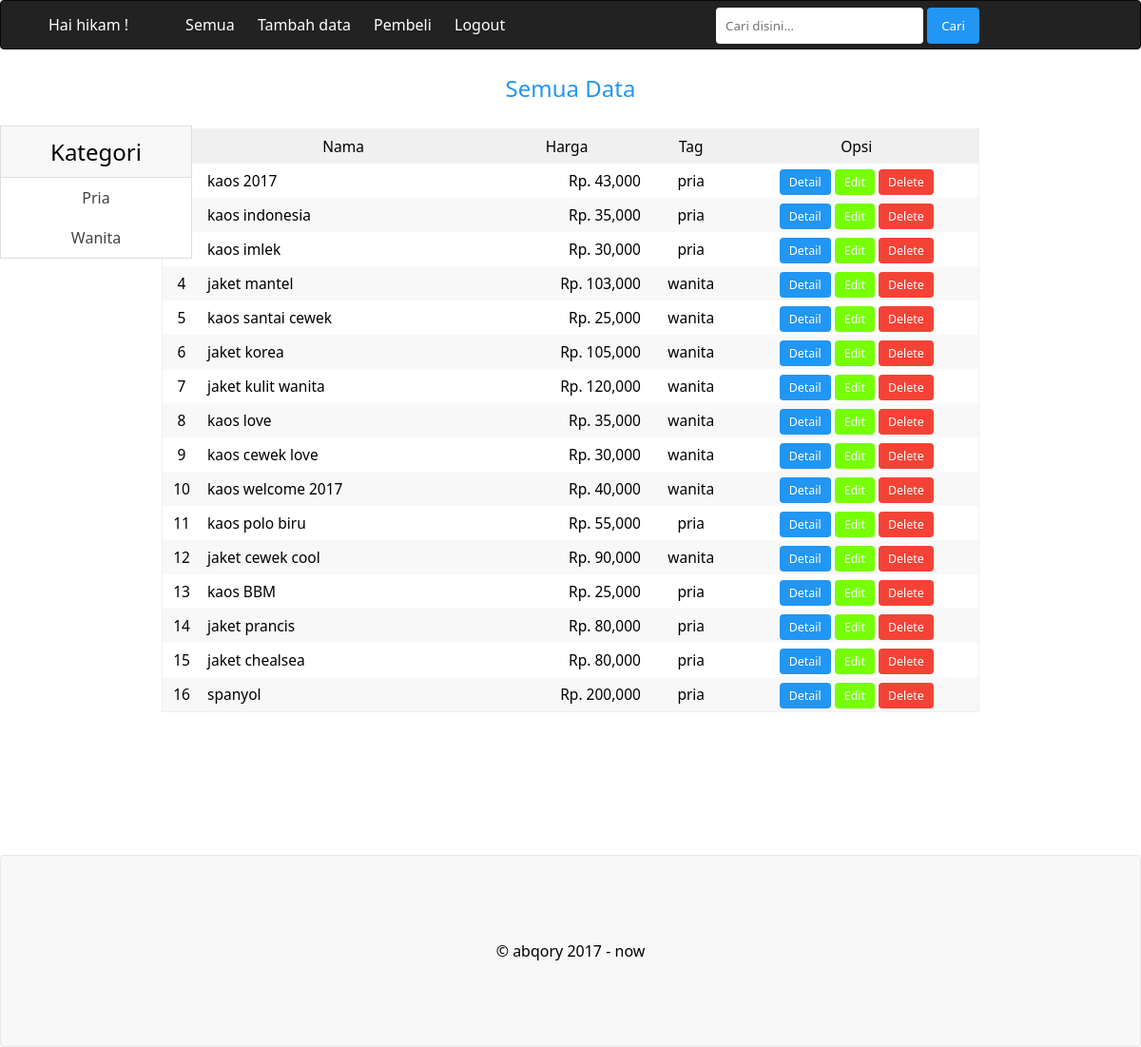
Screenshot of /admin/index.php (signed in) with the database file from the repository.
### tables this page shows
CREATE TABLE `produk` (
  `id` int(11) NOT NULL,
  `nama` varchar(255) NOT NULL,
  `isi` text NOT NULL,
  `gambar` varchar(255) NOT NULL,
  `harga` int(13) NOT NULL,
  `tag` varchar(11) NOT NULL,
  `waktu` timestamp NOT NULL DEFAULT CURRENT_TIMESTAMP ON UPDATE CURRENT_TIMESTAMP
);

### admin/theme/fungsi.php (called while the page is built, shortened)
<?php
$conn = mysqli_connect('localhost','root','','datapro');
function produk(){
	$query = "SELECT * FROM produk ORDER BY waktu DESC";
	return result($query);
}
function result($query){
	global $conn;
	if($result = mysqli_query($conn,$query)){
		return $result;
	}
}
 ?>

### admin/index.php (the view, shortened to what this page needs)
<?php
require_once 'theme/view.php';
$produk= produk();
 ?>
<div class="konten">
<div class="label">Semua Data</div> <br>
	<div class="dashboard">
		<table>
			<thead>
				<tr>
					<td width="40">No</td>
					<td width="300">Nama</td>
					<td width="170">Harga</td>
					<td>Tag</td>
					<td>Opsi</td>
				</tr>
			</thead>
			<tbody>
<?php
$no = 0;
while($row = mysqli_fetch_assoc($produk)){
$no++;
	?>
				<tr>
					<td align="center"><?= $no ?></td>
					<td><?= $row['nama'] ?></td>
					<td align="right">Rp. <?= number_format($row['harga']) ?></td>
					<td align="center"><?= $row['tag'] ?></td>
					<td align="center">
						<a href="detail.php?id=<?= $row['id']; ?>" class="blue">Detail</a>
						<a href="edit.php?id=<?= $row['id']; ?>" class="green">Edit</a>
						<a href="delete.php?id=<?= $row['id']; ?>" class="red">Delete</a>
					</td>
				</tr>
<?php } ?>
			</tbody>
		</table>
	</div>
</div>

### admin/theme/style.css (style rules this page uses)
* { margin: 0; padding: 0; font-family: "Segoe UI", sans-serif; max-width: 100% !important; }
body { font-size: 16px; background-color: #fff; }
a { text-decoration: none; }
.konten { width: 860px; margin: 0 auto; }
.label { font-weight: normal; margin: 0px 0px 0px 0px; padding: 4px; font-size: 1.5em; display: block; text-align: center; color: #2196f3; margin-bottom: 0px; }
.dashboard { width: 100%; margin-bottom: 20px; background-color: white; }
.dashboard a { color: #fff; padding: 5px 10px; font-size: 0.8em; border-radius: 4px; }
.blue { background-color: #2196f3; }
.green { background-color: #76FF03; }
.red { background-color: #F44336; }
.dashboard table { width: 100%; border: 1px solid #f0f0f0; border-spacing: 0; box-sizing: border-box; font-size: 0.97em; }
.dashboard table thead { background-color: #f0f0f0; text-align: center; }
.dashboard table thead td { padding: 7px; box-sizing: border-box; }
.dashboard table tbody td { padding: 7px; }
.dashboard table tbody tr:nth-child(even) { background-color: #f8f8f8; }

### rows the page displays
produk: nama "kaos 2017", harga "43,000", tag "pria"
produk: nama "kaos indonesia", harga "35,000", tag "pria"
produk: nama "kaos imlek", harga "30,000", tag "pria"
produk: nama "jaket mantel", harga "103,000", tag "wanita"
produk: nama "kaos santai cewek", harga "25,000", tag "wanita"
produk: nama "jaket korea", harga "105,000", tag "wanita"
produk: nama "jaket kulit wanita", harga "120,000", tag "wanita"
produk: nama "kaos love", harga "35,000", tag "wanita"
produk: nama "kaos cewek love", harga "30,000", tag "wanita"
produk: nama "kaos welcome 2017", harga "40,000", tag "wanita"
produk: nama "kaos polo biru", harga "55,000", tag "pria"
produk: nama "jaket cewek cool", harga "90,000", tag "wanita"
produk: nama "kaos BBM", harga "25,000", tag "pria"
produk: nama "jaket prancis", harga "80,000", tag "pria"
produk: nama "jaket chealsea", harga "80,000", tag "pria"
produk: nama "spanyol", harga "200,000", tag "pria"

### other values shown
$_SESSION['nama'] "hikam"
